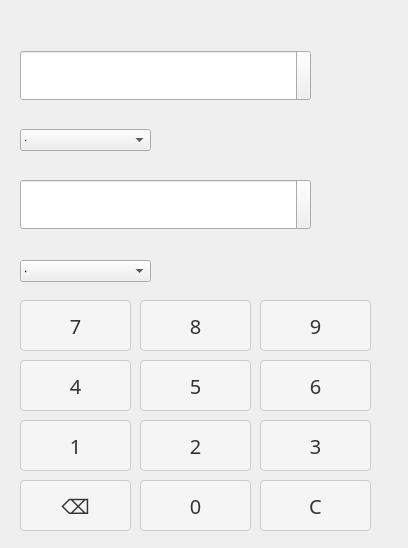
<?xml version="1.0" encoding="UTF-8"?>
<ui version="4.0">
 <class>rongliang</class>
 <widget class="QWidget" name="rongliang">
  <property name="geometry">
   <rect>
    <x>0</x>
    <y>0</y>
    <width>408</width>
    <height>548</height>
   </rect>
  </property>
  <property name="maximumSize">
   <size>
    <width>1000</width>
    <height>10000</height>
   </size>
  </property>
  <property name="font">
   <font>
    <family>宋体</family>
    <pointsize>-1</pointsize>
    <weight>50</weight>
    <italic>false</italic>
    <bold>false</bold>
   </font>
  </property>
  <property name="windowTitle">
   <string>计算器</string>
  </property>
  <property name="styleSheet">
   <string notr="true">*{
font:15px &quot;宋体&quot;;
color: rgb(250, 250, 250);
selection-background-color: rgb(255, 255, 255);/*选中文本*/
selection-color: rgb(0, 0, 0);
outline:none;/*焦点框*/
}
#centralWidget{
background-color: rgb(80, 80, 80);
border-bottom:5px solid rgb(20, 20, 20);
}
/*其他(控件公共样式在最后)*/

/*tab 1中按钮示例*/
#btnHoverOrange{
border-color:rgb(255, 170, 0);
}
#btnPressOrange{
color:black;
border-color: rgb(128, 128, 128);
background-color:rgb(255, 170, 0);
}
#btnHoverBlue{
border-color:rgb(0, 170, 255);
}
#btnPressBlue{
color:black;
border-color: rgb(128, 128, 128);
background-color:rgb(0, 170, 255);
}
/*tab 1中勾选框示例*/
#checkHoverOrange{
color: rgb(255, 170, 0);
}
#checkHoverOrange::indicator{
border-image: url(:/img/check_orange.png);
}
#checkCheckOrange::indicator{
border-image: url(:/img/checked_orange.png);
}
#checkHoverBlue{
color: rgb(0, 170, 255);
}
#checkHoverBlue::indicator{
border-image: url(:/img/check_blue.png);
}
#checkCheckBlue::indicator{
border-image: url(:/img/checked_blue.png);
}
#checkHoverGreen{
color: rgb(0, 255, 127);
}
#checkHoverGreen::indicator{
border-image: url(:/img/check_green.png);
}
#checkCheckGreen::indicator{
border-image: url(:/img/checked_green.png);
}
/*tab1 下拉框示例*/
#comboHover{
border:1px solid rgb(255, 170, 0);
}
#comboHover::down-arrow{
border-image: url(:/img/down_orange.png);
}
/*tab 1编辑框示例*/
#editHover{
border:1px solid rgb(255, 170, 0);
}
/*tab 1数字框示例*/
#spinHoverOrange{
border:1px solid rgb(255, 170, 0);
}
#spinHoverOrange::up-button{
border-image: url(:/img/up_orange.png);
}
#spinHoverBlue{
border:1px solid rgb(0, 170, 255);
}
#spinHoverBlue::up-button{
border-image: url(:/img/up_blue.png);
}
/*自定义按钮栏*/
#toolBar{
background-color: rgb(20, 20, 20);
border-bottom:2px solid rgb(0, 170, 255);
}
#toolBar QPushButton{
color: rgb(250, 250, 250);
border:0;
border-radius:0;
background-color: transparent;
}
#toolBar QPushButton:hover{
color:rgb(255, 170, 0);
background-color: rgba(255, 255, 255, 50);
}
#toolBar QPushButton:pressed{
background-color: rgba(255, 255, 255, 80);
}
QPushButton#btnSet{
background-image: url(:/img/set_gray.png);
background-repeat:no-repeat;
background-position:center center;
}
QPushButton#btnSet:hover{
background-image: url(:/img/set_orange.png);
}
QPushButton#btnMin{
background-image: url(:/img/min_gray.png);
background-repeat:no-repeat;
background-position:center center;
}
QPushButton#btnMin:hover{
background-image: url(:/img/min_orange.png);
}
QPushButton#btnMax{
background-image: url(:/img/max_gray.png);
background-repeat:no-repeat;
background-position:center center;
}
QPushButton#btnMax:hover{
background-image: url(:/img/max_orange.png);
}
QPushButton#btnClose{
background-image: url(:/img/close_gray.png);
background-repeat:no-repeat;
background-position:center center;
}
QPushButton#btnClose:hover{
background-image: url(:/img/close_red.png);
}

/*ToolBox*/
QToolBox{
background-color: rgb(80, 80, 80);/*背景色-空隙颜色*/
border:1px solid rgb(128, 128, 128);
}
QToolBox QWidget{/*tab页*/
background-color: rgb(80, 80, 80);
}
QToolBox&gt;QAbstractButton{/*标题栏*/
min-height:30px;
}
QToolBox::tab{
background-color:rgb(40, 40, 40);
}
QToolBox::tab:hover{
color:black;
background-color: rgb(255, 170, 0);
}
QToolBox::tab:selected{
color:rgb(255, 170, 0);
}
QToolBox::tab:selected:hover{
color:black;
}
/*分裂器*/
QSplitter::handle{
background-color: rgb(60, 60, 60);
margin:2px;
}
/*滚动区域*/
QScrollArea{
border:0;
background-color: transparent;
}
/*滚动条 */
QScrollBar:vertical{/*竖向*/
width:20px;
padding:0 3px;
margin:0;
background-color:transparent;
}
QScrollBar::add-page:vertical,QScrollBar::sub-page:vertical{
background-color: transparent;
}
QScrollBar::handle:vertical{
width:10px;
min-height:20px;
margin:20px 0;
background-color:rgb(100, 100, 100);
}
QScrollBar::handle:vertical:hover{
background-color:rgb(150, 150, 150);
}
QScrollBar::add-line:vertical{
height:20px;
width:20px;
subcontrol-position:bottom;
border-image: url(:/img/down2_white.png);
}
QScrollBar::sub-line:vertical{
height:20px;
width:20px;
subcontrol-position:top;
border-image: url(:/img/up2_white.png);
}
QScrollBar::sub-line:vertical:hover{
border-image: url(:/img/up2_orange.png);
}
QScrollBar::add-line:vertical:hover{
border-image: url(:/img/down2_orange.png);
}
QScrollBar:horizontal{/*横向*/
height:20px;
padding:3px;
margin:0;
background-color:transparent;
}
QScrollBar::add-page:horizontal,QScrollBar::sub-page:horizontal{
background-color: transparent;
}
QScrollBar::handle:horizontal{
height:10px;
min-width:20px;
margin:0 20px;
background-color:rgb(100, 100, 100);
}
QScrollBar::handle:horizontal:hover{
background-color:rgb(150, 150, 150);
}
QScrollBar::add-line:horizontal{
height:20px;
width:20px;
subcontrol-position:right;
border-image: url(:/img/right2_white.png);
}
QScrollBar::sub-line:horizontal{
height:20px;
width:20px;
subcontrol-position:left;
border-image: url(:/img/left2_white.png);
}
QScrollBar::add-line:horizontal:hover{
border-image: url(:/img/right2_orange.png);
}
QScrollBar::sub-line:horizontal:hover{
border-image: url(:/img/left2_orange.png);
}
/*TabWidget*/
QTabWidget{
}
QTabWidget&gt;QWidget&gt;QWidget{/*tab页*/
background-color: rgb(80, 80, 80);
}
QTabWidget::tab-bar{
alignment:left;/*tab位置*/
}
QTabWidget::pane { /*内容区域*/
background-color: rgb(80, 80, 80);/*背景色-空隙颜色*/
border:1px solid rgb(128, 128, 128);
}
QTabBar{
color:white;
background-color:transparent;
}
QTabBar::tab{/*页签*/
min-height:30px;
width:120px;
border-top-left-radius:20px;
border-bottom-right-radius:20px;
margin-right:1px;
margin-bottom:1px;
background-color:rgb(40, 40, 40);
}
QTabBar::tab:hover{
color:black;
background-color: rgb(255, 170, 0);
border-bottom-right-radius:0px;
}
QTabBar::tab:selected{
color:rgb(255, 170, 0);
border-bottom-right-radius:0px;
}
QTabBar::tab:selected:hover{
color:black;
}
QTabBar::tear{/*选项过多时的。。。*/
imag:;
}
QTabBar::scroller{
width:60px;
}
/*文本框*/
QTextEdit{
color:white;
border:1px solid rgb(128, 128, 128);
background-color: rgb(90, 90, 90);
}

QDoubleSpinBox{
color:white;
border:1px solid rgb(128, 128, 128);
background-color: rgb(90, 90, 90);
}

QDateEdit{
color:white;
border:1px solid rgb(128, 128, 128);
background-color: rgb(90, 90, 90);
}

/*按钮*/
QPushButton{
color:rgb(250, 250, 250);
border:1px solid rgb(128, 128, 128);
background-color: rgb(40 ,40 ,40);
border-radius:4px;
}
QPushButton:hover{
border-color:rgb(255, 170, 0);
}
QPushButton:pressed{
background-color: rgb(255, 170, 0);
border-color: rgb(128, 128, 128);
color:black;
}
QPushButton:checked{
color: rgb(0, 255, 127);
border-color: rgb(0, 255, 127);
background-image: url(:/img/right3_green.png);
background-repeat:no-repeat;
background-position:center left;
}
QPushButton:disabled{
color: rgb(230, 230, 230);
background-color: rgb(150, 150, 150);
}
QPushButton:checked:pressed{
color:black;
}
QPushButton:checked:disabled{
color: rgb(230, 230, 230);
border-color: rgb(128, 128, 128);
background-color: rgb(150, 150, 150);
background-image: url(:/img/right3_white.png);
}
/*勾选框*/
QCheckBox{
margin-left:5px;
spacing:3px;/*点击框与文字距离*/
color: rgb(250, 250, 250);
}
QCheckBox:hover{
color: rgb(0, 255, 127);
}
QCheckBox:disabled{
color: rgb(230, 230, 230);
}
QCheckBox::indicator{/*点击框*/
width:20px;
height:20px;
}
QCheckBox::indicator:unchecked{/*可添加未点击时点击区域图片*/
border-image: url(:/img/check_white.png);
}
QCheckBox::indicator:unchecked:hover{
border-image: url(:/img/check_green.png);
}
QCheckBox::indicator:unchecked:disabled{
border-image: url(:/img/check_white.png);
}
QCheckBox::indicator:checked{/*点击时区域样式*/
border-image: url(:/img/checked_green.png);
}
QCheckBox::indicator:checked:hover{
border-image: url(:/img/checked_green.png);
}
QCheckBox::indicator:checked:disabled{
border-image: url(:/img/checked_white.png);
}
QCheckBox::indicator:indeterminate{/*半选中状态*/
}
/*下拉列表*/
QComboBox{
padding-left: 5px;
padding-right: 2px;
color:rgb(250 ,250 ,250);
border:1px solid rgb(128, 128, 128);
background-color:  rgb(100 ,100 ,100);
}
QComboBox:hover{
border:1px solid rgb(255, 170, 0);
}
QComboBox:disabled{
color: rgb(230, 230, 230);
background-color:rgb(150, 150, 150);
}
QComboBox:editable{
background-color:rgb(100, 100, 100);
}
QComboBox:editable:disabled{
background-color:rgb(150, 150, 150);
}
QComboBox QAbstractItemView{
background-color:rgb(110, 110, 110);
}
QComboBox QAbstractItemView::item{/*需要代码中-&amp;gt;setView(new QListView(this));*/
height:26px;
font: 15px &quot;宋体&quot;;
}
QComboBox QAbstractItemView::item:hover{
color:black;
background-color: rgb(255, 170, 0);
}
QComboBox QAbstractItemView::item:selected{
background-color: rgb(255, 170, 0);
}
QComboBox::drop-down {
width:20px;
height:20px;
subcontrol-position: center right;
right:2px;
border:0;
background-color:transparent;
}
QComboBox::down-arrow {/*替换三角小图标*/
width:20px;
height:20px;
border-image: url(:/img/down_white.png);
}
QComboBox::down-arrow:hover {
border-image: url(:/img/down_orange.png);
}
QComboBox::down-arrow:disabled {
border-image: url(:/img/down2_white.png);
}
/*编辑框*/
QLineEdit{
padding: 0 5px;
color: rgb(250 ,250 ,250);
background-color: rgb(100, 100, 100);
border:1px solid rgb(128, 128, 128);
}
QLineEdit:hover{
border:1px solid rgb(255, 170, 0);
}
QLineEdit[readOnly=true],QLineEdit:disabled{
color: rgb(230, 230, 230);
background-color:rgb(150, 150, 150);
}
/*整数框*/
QSpinBox{
padding:0 5px;
color: rgb(250, 250, 250);
background-color:  rgb(100, 100, 100);
border:1px solid rgb(128, 128, 128);
}
QSpinBox:hover{
border:1px solid rgb(255, 170, 0);
}
QSpinBox:disabled{
color: rgb(230, 230, 230);
background-color:rgb(150, 150, 150);
}
QSpinBox[buttonSymbols=&quot;0&quot;]::up-button{/*显示按钮=0*/
width:20px;
height:14px;
subcontrol-origin:border;
subcontrol-position:top right;
right:2px;
top:2px;
border-image: url(:/img/up_white.png);
}
QSpinBox::up-button:hover{
border-image: url(:/img/up_orange.png);
}
QSpinBox::up-button:pressed{
}
QSpinBox[buttonSymbols=&quot;0&quot;]::down-button{
width:20px;
height:14px;
subcontrol-origin:border;
subcontrol-position:bottom right;
right:2px;
bottom:2px;
border-image: url(:/img/down_white.png);
}
QSpinBox::down-button:hover{
border-image: url(:/img/down_orange.png);
}
QSpinBox::down-button:pressed{
}
QSpinBox::up-button:disabled{
border-image: url(:/img/up2_white.png);
}
QSpinBox::down-button:disabled{
border-image: url(:/img/down2_white.png);
}
/*表头*/
QHeaderView{
font: 15px &quot;宋体&quot;;
color:rgb(240, 240, 240);
background-color: rgb(80, 80, 80);
}
QHeaderView::section:horizontal{/*横表头*/
min-height:30px;
border:0;
border-bottom:1px solid rgb(0, 170, 255);
background-color: rgb(60,60,60);
}
QHeaderView::section:vertical{/*竖表头*/
min-width:60px;
padding-left:15px;
border:1px solid rgb(128, 128, 128);
border-top:0;
border-left:0;
background-color: rgb(60, 60, 60);
}
QHeaderView::section{
font: 15px &quot;宋体&quot;;
text-align:center;
}
QHeaderView::section:hover{
color:black;
background-color: rgb(255, 170, 0);
}
QHeaderView::section:checked{/*不取消高亮*/
font: 15px &quot;宋体&quot;;
font-weight:normal;
color: rgb(255, 170, 0);
}
QHeaderView::section:selected{
font: 15px &quot;宋体&quot;;
font-weight:normal;
color: red;
}
QHeaderView::section:checked:hover{
font-weight:normal;
color: rgb(240, 240, 240);
}
QHeaderView::section:first{/*表头第一个位置*/
}
QHeaderView::down-arrow{/*图标用来排序的*/
}
QHeaderView::up-arrow{
}
/*表格*/
QTableView{/*对齐方式代码设置*/
border:1px solid rgb(128, 128, 128);
gridline-color: rgb(128, 128, 128);/*网格线颜色*/
background-color: rgb(80, 80, 80);
}
QTableView QTableCornerButton::section{/*表头左上*/
background-color: rgb(60,60,60);
border:0;
border-bottom:1px solid rgb(0, 170, 255);
}
QTableView::item{/*表内容*/
font: 15px &quot;宋体&quot;;
color: rgb(250, 250, 250);
background-color: rgb(80, 80, 80);
}
QTableView::item:selected{
color:black;
background-color: rgb(255, 170, 0);
}
QTableView::indicator{
width: 20px;
height: 20px;
}
QTableView::indicator:enabled:checked{
image: ;
}
QTableView::indicator:enabled:unchecked{
image: ;
}
/*菜单*/
QPushButton::menu-indicator{/*setmenu*/
image:none;
}
QMenu{
border:1px solid rgb(128, 128, 128);
background-color:rgb(70, 70, 70);
margin:0px;
padding:0px;
}
QMenu::item {
margin:0px;
padding:0 20 0 10px;
font:15px &quot;宋体&quot;;
min-height:26px;
max-height:28px;
color:rgb(240, 240, 240);
background-color:rgb(70, 70, 70);
}
QSpacerItem{
background-color: rgb(0, 255, 0);
}
QMenu::item:disabled{
color:rgb(240, 240, 240);
background-color:rgb(110, 110, 110);
}
QMenu::item:selected {
color:black;
background-color: rgb(255, 170, 0);
}
QMenu::item:selected:disabled{
color:rgb(240, 240, 240);
background-color:rgb(110, 110, 110);
}
QMenu::separator {/*分割线*/
height: 1px;
background: transparent;
}</string>
  </property>
  <widget class="QWidget" name="centralWidget" native="true">
   <property name="geometry">
    <rect>
     <x>0</x>
     <y>-20</y>
     <width>411</width>
     <height>571</height>
    </rect>
   </property>
   <widget class="QDoubleSpinBox" name="doubleSpinBox_2">
    <property name="geometry">
     <rect>
      <x>20</x>
      <y>199</y>
      <width>291</width>
      <height>51</height>
     </rect>
    </property>
    <property name="styleSheet">
     <string notr="true">*{
font:50px &quot;宋体&quot;;
color: rgb(250, 250, 250);
selection-background-color: rgb(255, 255, 255);/*选中文本*/
selection-color: rgb(0, 0, 0);
outline:none;/*焦点框*/
}</string>
    </property>
    <property name="readOnly">
     <bool>true</bool>
    </property>
    <property name="decimals">
     <number>8</number>
    </property>
    <property name="maximum">
     <double>999999999.000000000000000</double>
    </property>
   </widget>
   <widget class="QComboBox" name="comboBox">
    <property name="geometry">
     <rect>
      <x>20</x>
      <y>149</y>
      <width>131</width>
      <height>22</height>
     </rect>
    </property>
    <item>
     <property name="text">
      <string>毫升</string>
     </property>
    </item>
    <item>
     <property name="text">
      <string>立方厘米</string>
     </property>
    </item>
    <item>
     <property name="text">
      <string>升</string>
     </property>
    </item>
    <item>
     <property name="text">
      <string>立方米</string>
     </property>
    </item>
    <item>
     <property name="text">
      <string>立方英寸</string>
     </property>
    </item>
    <item>
     <property name="text">
      <string>立方英尺</string>
     </property>
    </item>
    <item>
     <property name="text">
      <string>立方码</string>
     </property>
    </item>
    <item>
     <property name="text">
      <string>品脱</string>
     </property>
    </item>
    <item>
     <property name="text">
      <string>夸脱</string>
     </property>
    </item>
    <item>
     <property name="text">
      <string>加仑</string>
     </property>
    </item>
   </widget>
   <widget class="QDoubleSpinBox" name="doubleSpinBox">
    <property name="geometry">
     <rect>
      <x>20</x>
      <y>70</y>
      <width>291</width>
      <height>51</height>
     </rect>
    </property>
    <property name="styleSheet">
     <string notr="true">*{
font:50px &quot;宋体&quot;;
color: rgb(250, 250, 250);
selection-background-color: rgb(255, 255, 255);/*选中文本*/
selection-color: rgb(0, 0, 0);
outline:none;/*焦点框*/
}</string>
    </property>
    <property name="decimals">
     <number>0</number>
    </property>
    <property name="maximum">
     <double>999999999.000000000000000</double>
    </property>
   </widget>
   <widget class="QComboBox" name="comboBox_2">
    <property name="geometry">
     <rect>
      <x>20</x>
      <y>280</y>
      <width>131</width>
      <height>22</height>
     </rect>
    </property>
    <item>
     <property name="text">
      <string>毫升</string>
     </property>
    </item>
    <item>
     <property name="text">
      <string>立方厘米</string>
     </property>
    </item>
    <item>
     <property name="text">
      <string>升</string>
     </property>
    </item>
    <item>
     <property name="text">
      <string>立方米</string>
     </property>
    </item>
    <item>
     <property name="text">
      <string>立方英寸</string>
     </property>
    </item>
    <item>
     <property name="text">
      <string>立方英尺</string>
     </property>
    </item>
    <item>
     <property name="text">
      <string>立方码</string>
     </property>
    </item>
    <item>
     <property name="text">
      <string>品脱</string>
     </property>
    </item>
    <item>
     <property name="text">
      <string>夸脱</string>
     </property>
    </item>
    <item>
     <property name="text">
      <string>加仑</string>
     </property>
    </item>
   </widget>
   <widget class="QPushButton" name="pushButton_16">
    <property name="geometry">
     <rect>
      <x>20</x>
      <y>500</y>
      <width>111</width>
      <height>51</height>
     </rect>
    </property>
    <property name="styleSheet">
     <string notr="true">QPushButton {
    font-family: &quot;微软雅黑&quot;;
    font-size: 20px;
    padding: 8px 12px;
    border: 1px solid #ccc;
    border-radius: 4px;
    background-color: #f5f5f5;
    color: #333;
}

QPushButton:hover {
    background-color: #ebebeb;
}

QPushButton:pressed {
    background-color: #d4d4d4;
}

QLineEdit {
    font-family: &quot;微软雅黑&quot;;
    font-size: 20px;
    padding: 8px;
    border: 1px solid #ccc;
    border-radius: 4px;
    background-color: #fff;
    color: #333;
}

QLineEdit:hover {
    background-color: #f5f5f5;
}

QLineEdit:focus {
    border-color: #4d90fe;
    outline: none;
}
</string>
    </property>
    <property name="text">
     <string>⌫</string>
    </property>
   </widget>
   <widget class="QPushButton" name="pushButton_6">
    <property name="geometry">
     <rect>
      <x>260</x>
      <y>380</y>
      <width>111</width>
      <height>51</height>
     </rect>
    </property>
    <property name="styleSheet">
     <string notr="true">QPushButton {
    font-family: &quot;微软雅黑&quot;;
    font-size: 20px;
    padding: 8px 12px;
    border: 1px solid #ccc;
    border-radius: 4px;
    background-color: #f5f5f5;
    color: #333;
}

QPushButton:hover {
    background-color: #ebebeb;
}

QPushButton:pressed {
    background-color: #d4d4d4;
}

QLineEdit {
    font-family: &quot;微软雅黑&quot;;
    font-size: 20px;
    padding: 8px;
    border: 1px solid #ccc;
    border-radius: 4px;
    background-color: #fff;
    color: #333;
}

QLineEdit:hover {
    background-color: #f5f5f5;
}

QLineEdit:focus {
    border-color: #4d90fe;
    outline: none;
}
</string>
    </property>
    <property name="text">
     <string>6</string>
    </property>
   </widget>
   <widget class="QPushButton" name="pushButton_3">
    <property name="geometry">
     <rect>
      <x>260</x>
      <y>440</y>
      <width>111</width>
      <height>51</height>
     </rect>
    </property>
    <property name="styleSheet">
     <string notr="true">QPushButton {
    font-family: &quot;微软雅黑&quot;;
    font-size: 20px;
    padding: 8px 12px;
    border: 1px solid #ccc;
    border-radius: 4px;
    background-color: #f5f5f5;
    color: #333;
}

QPushButton:hover {
    background-color: #ebebeb;
}

QPushButton:pressed {
    background-color: #d4d4d4;
}

QLineEdit {
    font-family: &quot;微软雅黑&quot;;
    font-size: 20px;
    padding: 8px;
    border: 1px solid #ccc;
    border-radius: 4px;
    background-color: #fff;
    color: #333;
}

QLineEdit:hover {
    background-color: #f5f5f5;
}

QLineEdit:focus {
    border-color: #4d90fe;
    outline: none;
}
</string>
    </property>
    <property name="text">
     <string>3</string>
    </property>
   </widget>
   <widget class="QPushButton" name="pushButton_8">
    <property name="geometry">
     <rect>
      <x>140</x>
      <y>320</y>
      <width>111</width>
      <height>51</height>
     </rect>
    </property>
    <property name="styleSheet">
     <string notr="true">QPushButton {
    font-family: &quot;微软雅黑&quot;;
    font-size: 20px;
    padding: 8px 12px;
    border: 1px solid #ccc;
    border-radius: 4px;
    background-color: #f5f5f5;
    color: #333;
}

QPushButton:hover {
    background-color: #ebebeb;
}

QPushButton:pressed {
    background-color: #d4d4d4;
}

QLineEdit {
    font-family: &quot;微软雅黑&quot;;
    font-size: 20px;
    padding: 8px;
    border: 1px solid #ccc;
    border-radius: 4px;
    background-color: #fff;
    color: #333;
}

QLineEdit:hover {
    background-color: #f5f5f5;
}

QLineEdit:focus {
    border-color: #4d90fe;
    outline: none;
}
</string>
    </property>
    <property name="text">
     <string>8</string>
    </property>
   </widget>
   <widget class="QPushButton" name="pushButton_2">
    <property name="geometry">
     <rect>
      <x>140</x>
      <y>440</y>
      <width>111</width>
      <height>51</height>
     </rect>
    </property>
    <property name="styleSheet">
     <string notr="true">QPushButton {
    font-family: &quot;微软雅黑&quot;;
    font-size: 20px;
    padding: 8px 12px;
    border: 1px solid #ccc;
    border-radius: 4px;
    background-color: #f5f5f5;
    color: #333;
}

QPushButton:hover {
    background-color: #ebebeb;
}

QPushButton:pressed {
    background-color: #d4d4d4;
}

QLineEdit {
    font-family: &quot;微软雅黑&quot;;
    font-size: 20px;
    padding: 8px;
    border: 1px solid #ccc;
    border-radius: 4px;
    background-color: #fff;
    color: #333;
}

QLineEdit:hover {
    background-color: #f5f5f5;
}

QLineEdit:focus {
    border-color: #4d90fe;
    outline: none;
}
</string>
    </property>
    <property name="text">
     <string>2</string>
    </property>
   </widget>
   <widget class="QPushButton" name="pushButton_5">
    <property name="geometry">
     <rect>
      <x>140</x>
      <y>380</y>
      <width>111</width>
      <height>51</height>
     </rect>
    </property>
    <property name="styleSheet">
     <string notr="true">QPushButton {
    font-family: &quot;微软雅黑&quot;;
    font-size: 20px;
    padding: 8px 12px;
    border: 1px solid #ccc;
    border-radius: 4px;
    background-color: #f5f5f5;
    color: #333;
}

QPushButton:hover {
    background-color: #ebebeb;
}

QPushButton:pressed {
    background-color: #d4d4d4;
}

QLineEdit {
    font-family: &quot;微软雅黑&quot;;
    font-size: 20px;
    padding: 8px;
    border: 1px solid #ccc;
    border-radius: 4px;
    background-color: #fff;
    color: #333;
}

QLineEdit:hover {
    background-color: #f5f5f5;
}

QLineEdit:focus {
    border-color: #4d90fe;
    outline: none;
}
</string>
    </property>
    <property name="text">
     <string>5</string>
    </property>
   </widget>
   <widget class="QPushButton" name="pushButton_15">
    <property name="geometry">
     <rect>
      <x>260</x>
      <y>500</y>
      <width>111</width>
      <height>51</height>
     </rect>
    </property>
    <property name="styleSheet">
     <string notr="true">QPushButton {
    font-family: &quot;微软雅黑&quot;;
    font-size: 20px;
    padding: 8px 12px;
    border: 1px solid #ccc;
    border-radius: 4px;
    background-color: #f5f5f5;
    color: #333;
}

QPushButton:hover {
    background-color: #ebebeb;
}

QPushButton:pressed {
    background-color: #d4d4d4;
}

QLineEdit {
    font-family: &quot;微软雅黑&quot;;
    font-size: 20px;
    padding: 8px;
    border: 1px solid #ccc;
    border-radius: 4px;
    background-color: #fff;
    color: #333;
}

QLineEdit:hover {
    background-color: #f5f5f5;
}

QLineEdit:focus {
    border-color: #4d90fe;
    outline: none;
}
</string>
    </property>
    <property name="text">
     <string>C</string>
    </property>
   </widget>
   <widget class="QPushButton" name="pushButton_7">
    <property name="geometry">
     <rect>
      <x>20</x>
      <y>320</y>
      <width>111</width>
      <height>51</height>
     </rect>
    </property>
    <property name="styleSheet">
     <string notr="true">QPushButton {
    font-family: &quot;微软雅黑&quot;;
    font-size: 20px;
    padding: 8px 12px;
    border: 1px solid #ccc;
    border-radius: 4px;
    background-color: #f5f5f5;
    color: #333;
}

QPushButton:hover {
    background-color: #ebebeb;
}

QPushButton:pressed {
    background-color: #d4d4d4;
}

QLineEdit {
    font-family: &quot;微软雅黑&quot;;
    font-size: 20px;
    padding: 8px;
    border: 1px solid #ccc;
    border-radius: 4px;
    background-color: #fff;
    color: #333;
}

QLineEdit:hover {
    background-color: #f5f5f5;
}

QLineEdit:focus {
    border-color: #4d90fe;
    outline: none;
}
</string>
    </property>
    <property name="text">
     <string>7</string>
    </property>
   </widget>
   <widget class="QPushButton" name="pushButton_9">
    <property name="geometry">
     <rect>
      <x>260</x>
      <y>320</y>
      <width>111</width>
      <height>51</height>
     </rect>
    </property>
    <property name="styleSheet">
     <string notr="true">QPushButton {
    font-family: &quot;微软雅黑&quot;;
    font-size: 20px;
    padding: 8px 12px;
    border: 1px solid #ccc;
    border-radius: 4px;
    background-color: #f5f5f5;
    color: #333;
}

QPushButton:hover {
    background-color: #ebebeb;
}

QPushButton:pressed {
    background-color: #d4d4d4;
}

QLineEdit {
    font-family: &quot;微软雅黑&quot;;
    font-size: 20px;
    padding: 8px;
    border: 1px solid #ccc;
    border-radius: 4px;
    background-color: #fff;
    color: #333;
}

QLineEdit:hover {
    background-color: #f5f5f5;
}

QLineEdit:focus {
    border-color: #4d90fe;
    outline: none;
}
</string>
    </property>
    <property name="text">
     <string>9</string>
    </property>
   </widget>
   <widget class="QPushButton" name="pushButton">
    <property name="geometry">
     <rect>
      <x>20</x>
      <y>440</y>
      <width>111</width>
      <height>51</height>
     </rect>
    </property>
    <property name="styleSheet">
     <string notr="true">QPushButton {
    font-family: &quot;微软雅黑&quot;;
    font-size: 20px;
    padding: 8px 12px;
    border: 1px solid #ccc;
    border-radius: 4px;
    background-color: #f5f5f5;
    color: #333;
}

QPushButton:hover {
    background-color: #ebebeb;
}

QPushButton:pressed {
    background-color: #d4d4d4;
}

QLineEdit {
    font-family: &quot;微软雅黑&quot;;
    font-size: 20px;
    padding: 8px;
    border: 1px solid #ccc;
    border-radius: 4px;
    background-color: #fff;
    color: #333;
}

QLineEdit:hover {
    background-color: #f5f5f5;
}

QLineEdit:focus {
    border-color: #4d90fe;
    outline: none;
}
</string>
    </property>
    <property name="text">
     <string>1</string>
    </property>
   </widget>
   <widget class="QPushButton" name="pushButton_4">
    <property name="geometry">
     <rect>
      <x>20</x>
      <y>380</y>
      <width>111</width>
      <height>51</height>
     </rect>
    </property>
    <property name="styleSheet">
     <string notr="true">QPushButton {
    font-family: &quot;微软雅黑&quot;;
    font-size: 20px;
    padding: 8px 12px;
    border: 1px solid #ccc;
    border-radius: 4px;
    background-color: #f5f5f5;
    color: #333;
}

QPushButton:hover {
    background-color: #ebebeb;
}

QPushButton:pressed {
    background-color: #d4d4d4;
}

QLineEdit {
    font-family: &quot;微软雅黑&quot;;
    font-size: 20px;
    padding: 8px;
    border: 1px solid #ccc;
    border-radius: 4px;
    background-color: #fff;
    color: #333;
}

QLineEdit:hover {
    background-color: #f5f5f5;
}

QLineEdit:focus {
    border-color: #4d90fe;
    outline: none;
}
</string>
    </property>
    <property name="text">
     <string>4</string>
    </property>
   </widget>
   <widget class="QPushButton" name="pushButton_12">
    <property name="geometry">
     <rect>
      <x>140</x>
      <y>500</y>
      <width>111</width>
      <height>51</height>
     </rect>
    </property>
    <property name="styleSheet">
     <string notr="true">QPushButton {
    font-family: &quot;微软雅黑&quot;;
    font-size: 20px;
    padding: 8px 12px;
    border: 1px solid #ccc;
    border-radius: 4px;
    background-color: #f5f5f5;
    color: #333;
}

QPushButton:hover {
    background-color: #ebebeb;
}

QPushButton:pressed {
    background-color: #d4d4d4;
}

QLineEdit {
    font-family: &quot;微软雅黑&quot;;
    font-size: 20px;
    padding: 8px;
    border: 1px solid #ccc;
    border-radius: 4px;
    background-color: #fff;
    color: #333;
}

QLineEdit:hover {
    background-color: #f5f5f5;
}

QLineEdit:focus {
    border-color: #4d90fe;
    outline: none;
}
</string>
    </property>
    <property name="text">
     <string>0</string>
    </property>
   </widget>
  </widget>
 </widget>
 <layoutdefault spacing="6" margin="11"/>
 <resources/>
 <connections/>
</ui>
